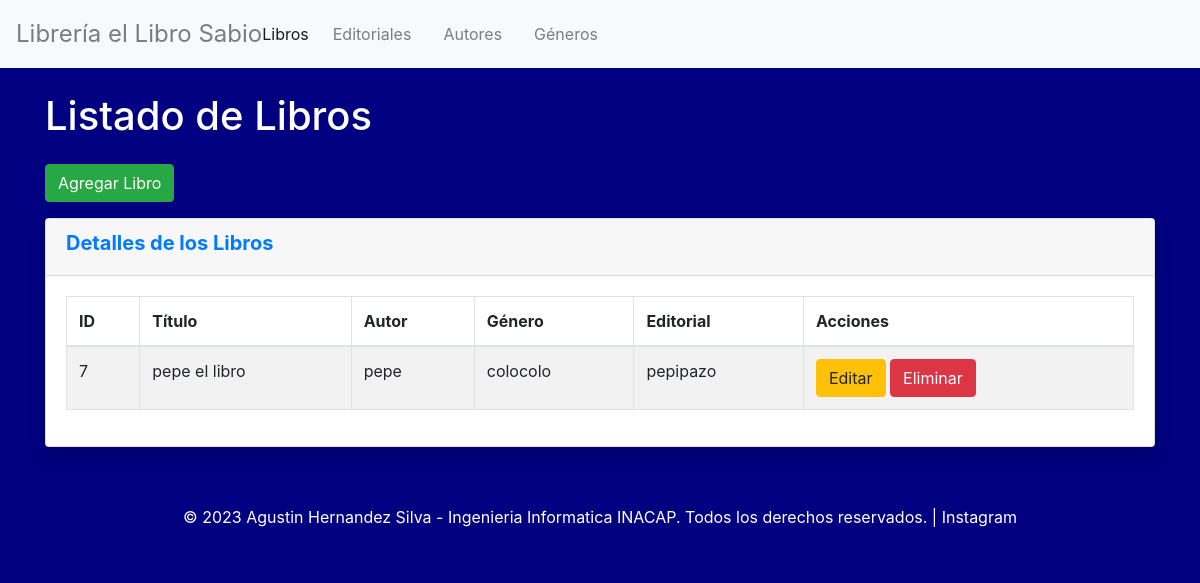
Before: / with the older database file.
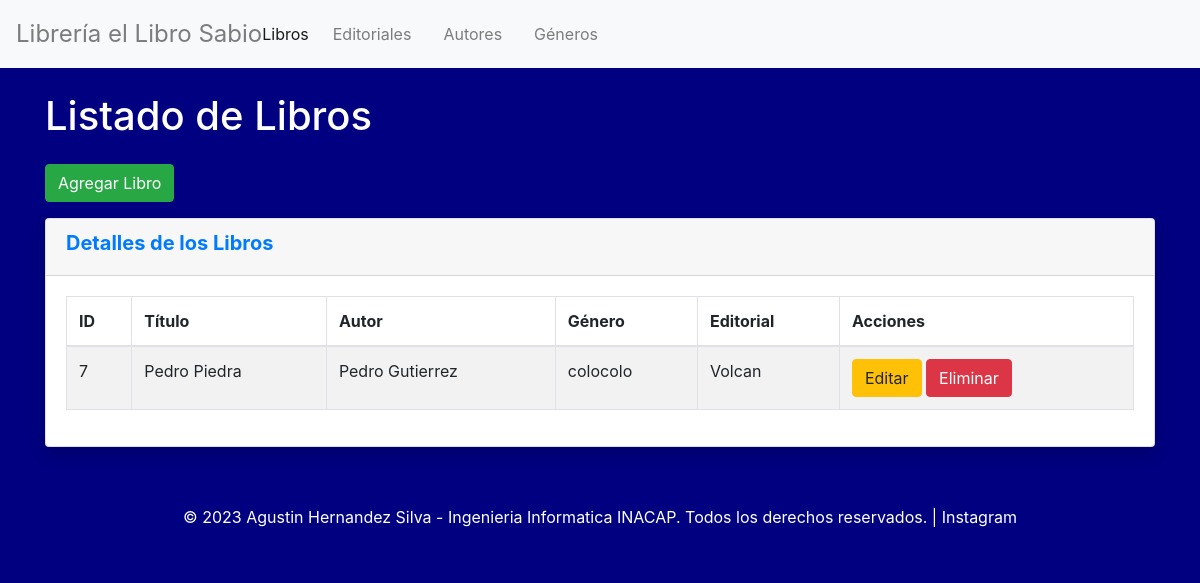
After: the same page with the newer database file.
### FirstLibreria/models.py (models this page shows, shortened)
class Book(models.Model):
    id = models.AutoField(primary_key=True)
    name = models.CharField(max_length=255)
    author= models.ForeignKey(Author, on_delete=models.PROTECT)
    genre = models.ForeignKey(Genre, on_delete=models.PROTECT)
    publisher = models.ForeignKey(Publisher, on_delete=models.PROTECT)

class Author(models.Model):
    id = models.AutoField(primary_key=True)
    name = models.CharField(max_length=255)
    date_of_birth = models.DateField()

class Genre(models.Model):
    id = models.AutoField(primary_key=True)
    name = models.CharField(max_length=255)

class Publisher(models.Model):
    id = models.AutoField(primary_key=True)
    name = models.CharField(max_length=255)

### FirstLibreria/views.py (the view)
# urls.py: path('', views.book_list, name='book_list'),
def book_list(request):
    books = Book.objects.all()
    return render(request, 'FirstLibreria/book_list.html', {'books': books})

### FirstLibreria/templates/FirstLibreria/book_list.html
{% extends '../layout/base.html' %}
{% block content %}
<div class="container">
    <div class="my-4">
        <h1>Listado de Libros</h1>
    </div>
    <a href="{% url 'book_new' %}" class="btn btn-success mb-3">
        Agregar Libro
    </a>
    <div class="card shadow">
        <div class="card-header">
            <h5 class="font-weight-bold text-primary">Detalles de los Libros</h5>
        </div>
        <div class="card-body">
            <table class="table table-bordered table-striped">
                <thead>
                    <tr>
                        <th>ID</th>
                        <th>Título</th>
                        <th>Autor</th>
                        <th>Género</th>
                        <th>Editorial</th>
                        <th>Acciones</th>
                    </tr>
                </thead>
                <tbody>
                    {% for book in books %}
                        <tr>
                            <td>{{ book.id }}</td>
                            <td>{{ book.name }}</td>
                            <td>{{ book.author.name }}</td>
                            <td>{{ book.genre.name }}</td>
                            <td>{{ book.publisher.name }}</td>
                            <td>
                                <a href="{% url 'book_edit' book.id %}" class="btn btn-warning">
                                    Editar
                                </a>
                                <a href="{% url 'book_delete' book.id %}" class="btn btn-danger">
                                    Eliminar
                                </a>
                            </td>
                        </tr>
                    {% empty %}
                        <tr>
                            <td colspan="6">No hay libros registrados.</td>
                        </tr>
                    {% endfor %}
                </tbody>
            </table>
        </div>
    </div>
</div>
{% endblock %}

### FirstLibreria/templates/layout/base.html (shortened to what this page needs)
<!DOCTYPE html>
<html lang="en">
<head>
    <link rel="stylesheet" href="https://cdn.jsdelivr.net/npm/bootstrap@4.3.1/dist/css/bootstrap.min.css">
</head>
<body>
    <nav class="navbar navbar-expand-lg navbar-light bg-light">
        <div class="navbar-text">
            Librería el Libro Sabio
        </div>
        <a class="navbar-brand" href="/">Libros</a>
        <div class="collapse navbar-collapse" id="navbarNav">
            <ul class="navbar-nav">
                <li class="nav-item">
                    <a class="nav-link" href="/publisher">Editoriales</a>
                </li>
                <li class="nav-item">
                    <a class="nav-link" href="/author">Autores</a>
                </li>
                <li class="nav-item">
                    <a class="nav-link" href="/genre">Géneros</a>
                </li>
            </ul>
        </div>
    </nav>
    {% block content %}
    {% endblock %}
    <footer class="text-center mt-5">
        <p>&copy; {{ 2023 }} Agustin Hernandez Silva - Ingenieria Informatica INACAP. Todos los derechos reservados. | <a href="https://www.instagram.com/rulokko/" target="_blank">Instagram</a></p>
    </footer>
</body>
</html>

### FirstLibreria/templates/layout/base.html (style rules this page uses)
body { background-color: navy; color: white; }
.navbar { background-color: white; }
.navbar-brand { color: navy; font-size: 1rem; margin-right: 1rem; }
.navbar-text { color: navy; margin-right: auto; font-size: 1.5rem; }
.navbar-nav .nav-link { margin-right: 1rem; font-size: 1rem; }
footer { background-color: navy; color: white; padding: 10px; }
footer a { color: white; }

Changed rows visible on the page:
changed Book "colocolo": name "pepe el libro" → "Pedro Piedra"; author.name "pepe" → "Pedro Gutierrez"; publisher.name "pepipazo" → "Volcan"
